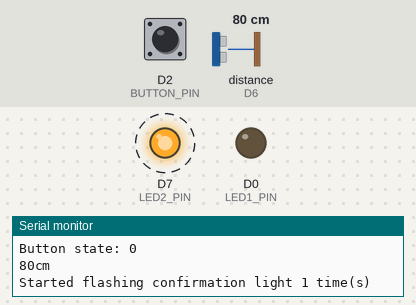
Recording of a sketch running on a simulated ESP8266 (NodeMCU). Shown: output pins drawn as LEDs (lit = HIGH), the last lines printed to the serial monitor. Wiring (inferred from the names in the program): ultrasonic range finder: trigger D5; echo D6. Dashed ring = blinking. The inputs (shaded band) are chosen by the test bench; at power-on: distance to the obstacle (sensor on D6) 80 cm, D2 (BUTTON_PIN) LOW. The echo pulse lasts 58.3 µs per cm; pins used as bus, display or sensor lines are not drawn.

Above: at 0.99 s.
1.3 s: distance to the obstacle (sensor on D6) set to 35 cm
At 1.75 s:
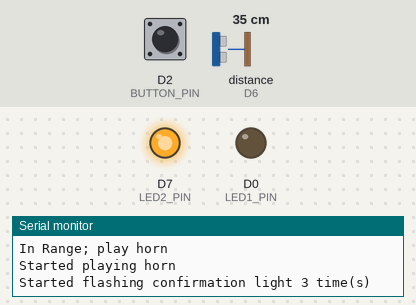
At 2.58 s:
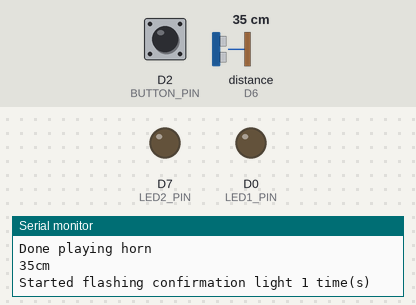
Timing chart, 0 to 10.3 s (numbered marks = the images above; inputs shaded):
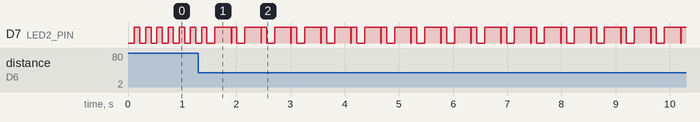

The sketch:

motion-sensing-ship-horn.ino
```cpp
// These are the pins for the Distance sensor
const int ECHO_PIN = D6;
const int TRIG_PIN = D5;

// This is the pin for the Button
const int BUTTON_PIN = D2;

// These are the pins for the confrmation light
const int LED1_PIN = D0;
const int LED2_PIN = D7;

void setup()
{
  Serial.begin(9600);

  setupConfirmationLight();

  setupDistanceSensor();

  setupButton();
}

void loop()
{
  long distance = -1;
  bool buttonPressed = false;

  distance = getDistance();
  buttonPressed = getButtonState();

  if((distance > 25 && distance < 75) || buttonPressed)
  {
    Serial.println("In Range; play horn");
    playBoatHorn();
  }
}

void StopAllExecution()
{
      while (true);  // Loop forever. Don't do anything more
}

void setupConfirmationLight()
{
  // initialize the confirmation light
  pinMode(LED1_PIN, OUTPUT);
  pinMode(LED2_PIN, OUTPUT);
}
void playBoatHorn()
{
  Serial.println(F("Started playing horn"));
  flashConfirmationLight(3);
  Serial.println("Done playing horn");
}
void flashConfirmationLight(int n)
{
  Serial.printlnf("Started flashing confirmation light %d time(s)", n);
  for(int i=0; i<n; i++)
  {
    // To blink the LED, first we'll turn it on...
    //digitalWrite(LED1_PIN, HIGH);
    digitalWrite(LED2_PIN, HIGH);

    // We'll leave it on for 100 ms...
    delay(100);

    // Then we'll turn it off...
    //digitalWrite(LED1_PIN, LOW);
    digitalWrite(LED2_PIN, LOW);

  }
}

void setupButton()
{
  Serial.println("Setup Button: Begin");

  // initialize the pushbutton pin as an input:
  pinMode(BUTTON_PIN, INPUT);

  Serial.println("Setup Button: Complete");
}

bool getButtonState()
{
  bool buttonState = false;

  // read the state of the pushbutton value:
  buttonState = digitalRead(BUTTON_PIN);

  Serial.print("Button state: ");
  Serial.println(buttonState);

  if (buttonState)
  {
    flashConfirmationLight(2);
  }
  return buttonState;
}

void setupDistanceSensor()
{
  Serial.println("Setup Distance Sesnor: Begin");
  pinMode(TRIG_PIN, OUTPUT);
  //digitalWriteFast(TRIG_PIN, LOW);
  pinMode(ECHO_PIN, INPUT);
  delay(50);
  Serial.println("Setup Distance Sesnor: Complete");
}

long getDistance()
{
  long duration, distanceCm;

  // Give a short LOW pulse beforehand to ensure a clean HIGH pulse:
  digitalWrite(TRIG_PIN, LOW);
  delayMicroseconds(2);
  digitalWrite(TRIG_PIN, HIGH);
  delayMicroseconds(10);
  digitalWrite(TRIG_PIN, LOW);
  duration = pulseIn(ECHO_PIN,HIGH);

  // convert the time into a distance
  distanceCm = duration / 29.1 / 2 ;

  if (distanceCm > 0){
    Serial.print(distanceCm);
    Serial.print("cm");
    Serial.println();

    flashConfirmationLight(1);
  }
  else {
    Serial.println("Out of range");
    distanceCm = -1;
  }
  delay(100);

  return distanceCm;
}

void getDistancev2(uint32_t wait, bool info)
{
    uint32_t duration, inches, cm;

    /* Trigger the sensor by sending a HIGH pulse of 10 or more microseconds */
    digitalWriteFast(TRIG_PIN, HIGH);
    delayMicroseconds(10);
    digitalWriteFast(TRIG_PIN, LOW);

    duration = pulseIn(ECHO_PIN, HIGH);

    inches = duration / 74 / 2;
    cm = duration / 29 / 2;


    Serial.printlnf("%6d in / %6d cm / %6d us", inches, cm, duration);

    delay(wait); // slow down the output
}
```

Measured:
- by itself, D7 (LED2_PIN): repeats every 0.55 s: LOW 0.14 s, HIGH 0.30 s, LOW 0.01 s, HIGH 0.10 s
